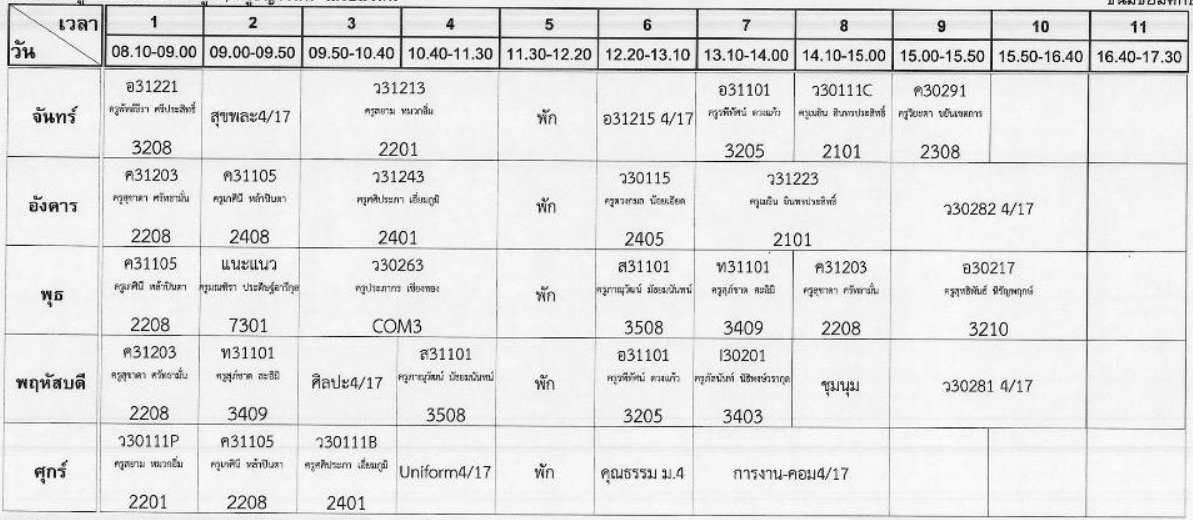
#> input picture table1.jpg, 1193 x 520 px, found by its file name
$ jupyter execute --allow-errors final1.ipynb   (shell and % lines are left out)
#> lines starting #> are read from the running program, lines starting #| are printed output that depends on the picture; after the words box and inside, x2 and y2 are one past the last pixel; in counts of white or black regions, pixels touching at a corner belong together
[cell 1]
from google.colab import drive
drive.mount('/content/drive')

[cell 2]
import cv2
import numpy as np
import pytesseract
from PIL import ImageFont, ImageDraw,Image
from google.colab.patches import cv2_imshow

[cell 3]
def box_cut(values):
    row_img=[]
    dtype = [('x', int), ('y', int), ('w', int), ('h', int)]
    box_array = np.array(values, dtype = dtype)
    sort_box_array = np.sort(box_array, order = 'x')
    for position in sort_box_array:
        x, y, w, h = position
        cv2.rectangle(img, (x, y), (x+w, y+h), (0, 0, 255), 2)

        #cv2_imshow(img)
        bg_img = np.zeros((img.shape[0], img.shape[1]))
        bg_img[y:y+h, x:x+w] = 1
        img_cut = img_copy[y:y+h, x:x+w,:]

        #cv2_imshow(img_cut)
        row_img.append(img_cut)
        #cv2.waitKey(1000)

    return row_img

pos_con = []
bitw_img = []

keep_day=[[],[],[],[],[]]

keep_box=[[],[],[],[],[]]


#read an image
img = cv2.imread("/content/drive/MyDrive/image_project/table1.jpg")
#> img is the input picture: shape (520, 1193, 3); min 0, max 255, mean 229.1

#resize image(optional)
"""scale_percent = 100
width = int(img.shape[1] * scale_percent / 100)
hight = int(img.shape[0] * scale_percent / 100)
dim = (width, hight)
img = cv2.resize(img, dim, interpolation = cv2.INTER_AREA)"""

img_copy = img.copy()
gray_img = cv2.cvtColor(img, cv2.COLOR_BGR2GRAY)
threshold_img = cv2.adaptiveThreshold(gray_img, 255,
                                      cv2.ADAPTIVE_THRESH_MEAN_C, cv2.THRESH_BINARY_INV,29,0)
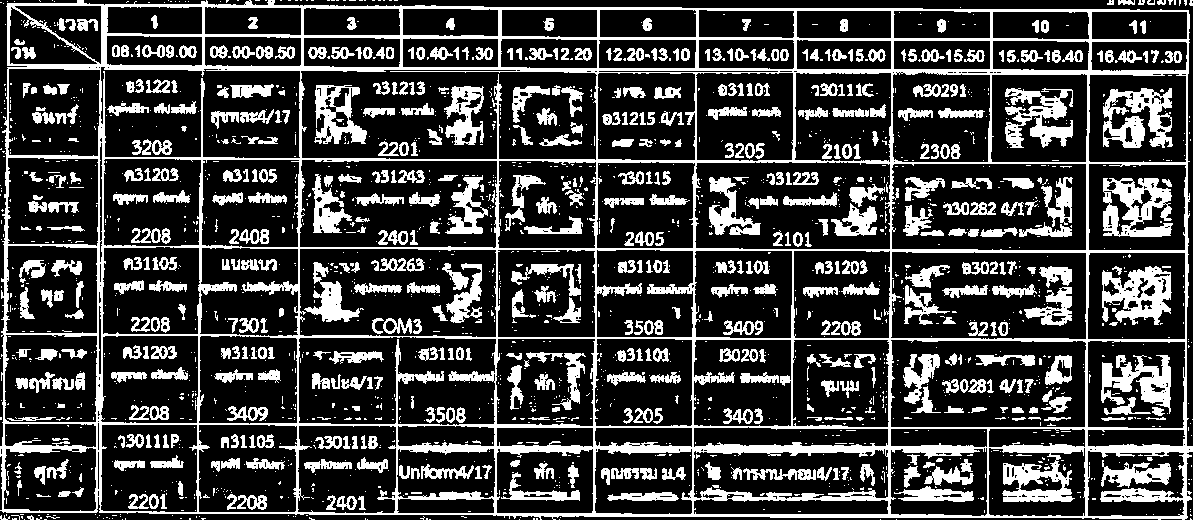
#> threshold_img: shape (520, 1193); 24.9% white; 2047 white regions (1479 under 20 px), largest, box (x1, y1, x2, y2) and area: (0, 0, 1193, 520) 59749, (1103, 178, 1173, 237) 2538, (1103, 88, 1173, 148) 2374
dilation = cv2.dilate(threshold_img, (2, 2), 10)
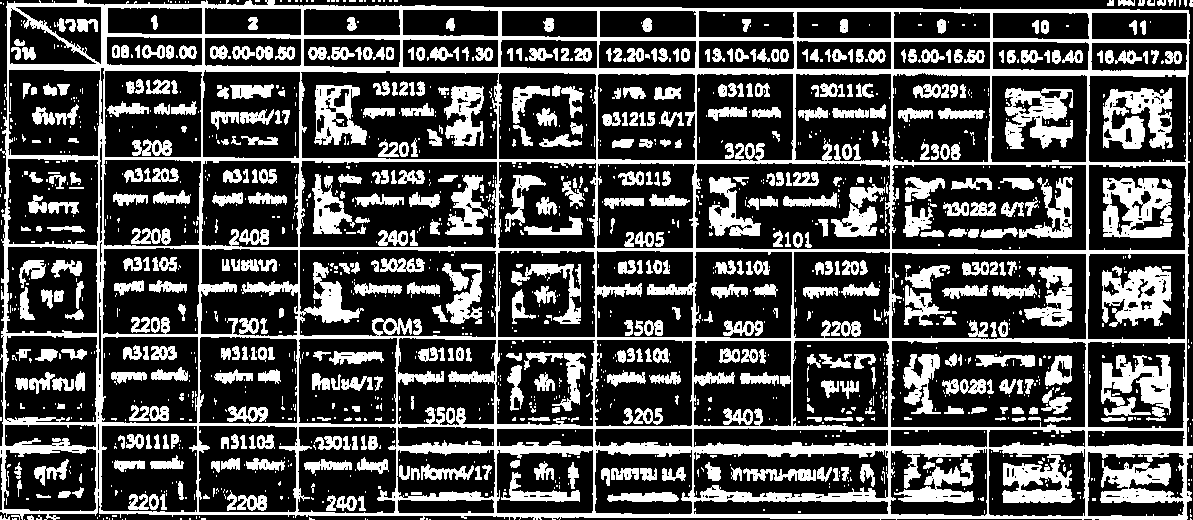
#> dilation: shape (520, 1193); 30% white; 1570 white regions (1031 under 20 px)
contours, hierarchy = cv2.findContours(dilation, cv2.RETR_LIST, cv2.CHAIN_APPROX_NONE)
#> contours = 2345 contours, 1593 with area under 20; largest, box (x1, y1, x2, y2) and area: (0, 0, 1193, 520) 602808, (300, 70, 500, 160) 16930, (299, 160, 498, 249) 16718, (890, 340, 1087, 428) 16605, (694, 162, 891, 250) 16588
#> (the rest of this cell did not finish here and is left out)

[cell 4]
def extract(image):
    #closing
    kernel = np.ones((2,2),np.uint8)
    closing = cv2.morphologyEx(image, cv2.MORPH_CLOSE, kernel)
    # Apply OCR on the image
    costom_config=r'--oem 3 --psm 6'
    text = pytesseract.image_to_string(closing, lang='tha', config= costom_config)
    return str(text)

[cell 5]
def filter_str(str1, f_list):
    for i in f_list:
        str1 = str1.replace(i,'')
    str1 = str1.replace("ส/17",'4/17').replace("6/17",'4/17').replace('4/17',' 4/17').replace('๓','พุธ')
    while "  " in str1:
        str1 = str1.replace("  ",' ')
    ################################
    str_list = str1.split()
    for cha in str_list:
        if len(cha)<3:
            str_list.remove(cha)
    str1 = " ".join(str_list)
    return str1

[cell 6]
pytesseract.pytesseract.tesseract_cmd = ( r'/usr/bin/tesseract' )

table=[]
#> (the rest of this cell did not finish here and is left out)

[cell 7]
output={}
for row in table:
    day={}
    for i,ele in enumerate(row):
        if i != 0:
            ele=ele.split()
            if len(ele)>=2:
                priod={"subject":ele[0],'room':ele[-1]}
            else:priod={"subject":None}
            day[i]=priod
    output[row[0]] = day
